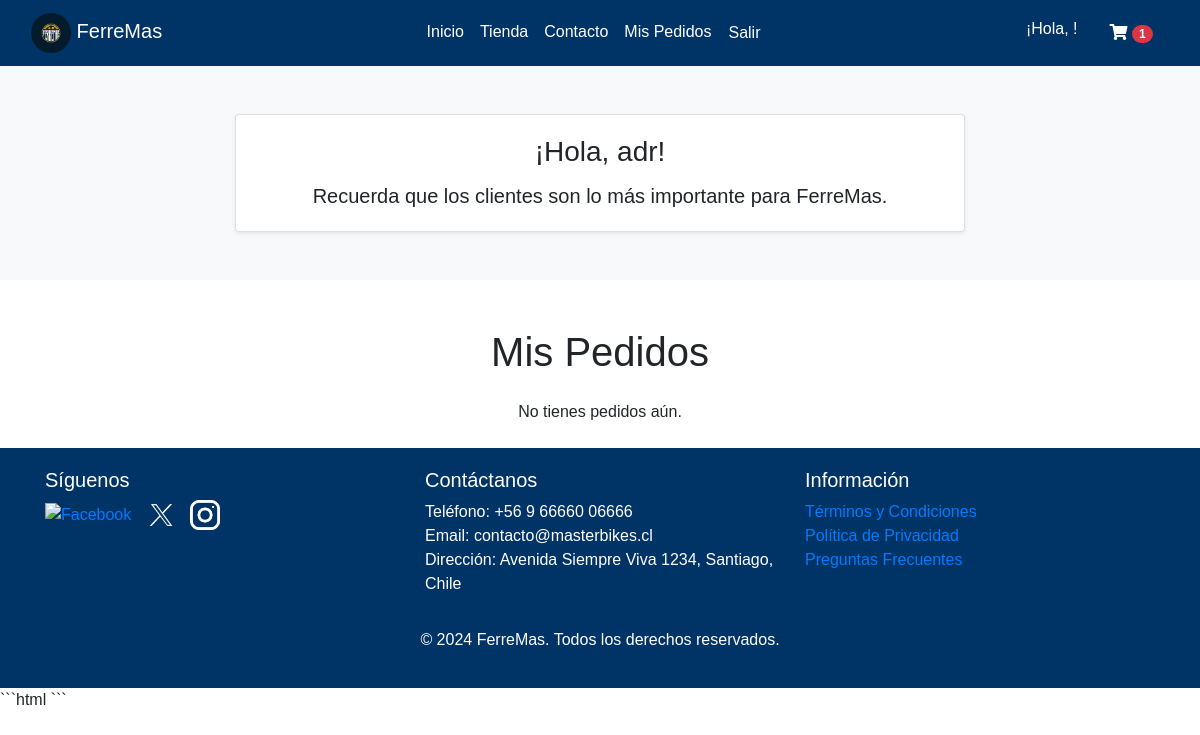
The app's page /mis-pedidos/ (signed in), older data.
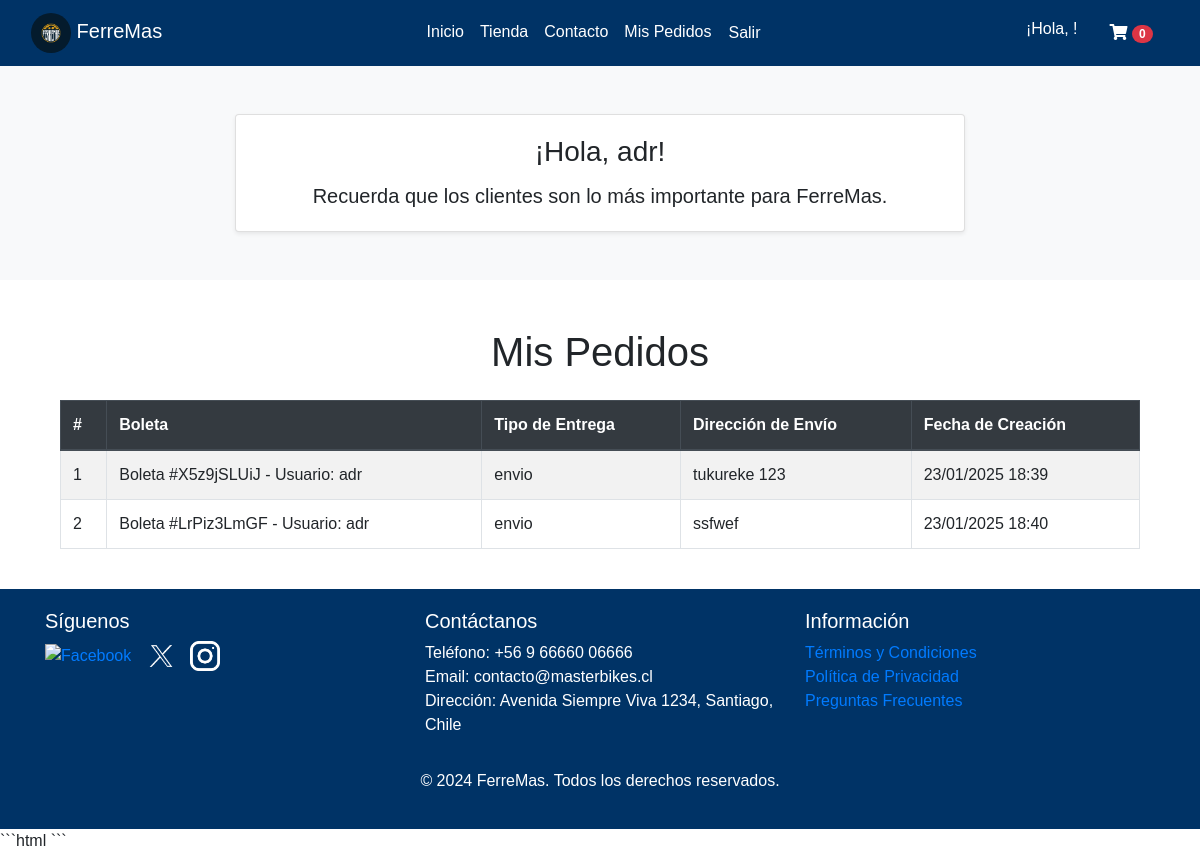
The same page, newer data.
### core/models.py (models this page shows, shortened)
class Notificacion(models.Model):
    RETIRO_SUCURSAL = 'retiro'
    ENVIO_DOMICILIO = 'envio'
    ESTADOS = [
        ('pendiente', 'Pendiente'),
        ('completado', 'Completado'),
    ]
    TIPOS_ENTREGA = [
        (RETIRO_SUCURSAL, 'Retiro en sucursal'),
        (ENVIO_DOMICILIO, 'Envío a domicilio'),
    ]
    boleta = models.OneToOneField(Boleta, on_delete=models.CASCADE, related_name="notificacion")
    tipo_entrega = models.CharField(max_length=10, choices=TIPOS_ENTREGA)
    direccion_envio = models.CharField(max_length=255, blank=True, null=True)
    estado = models.CharField(max_length=10, choices=ESTADOS, default='pendiente')
    nombre_comprador = models.CharField(max_length=100)
    apellido_comprador = models.CharField(max_length=100)
    fecha_creacion = models.DateTimeField(auto_now_add=True)

class Boleta(models.Model):
    usuario = models.ForeignKey(User, on_delete=models.CASCADE)
    numero_boleta = models.CharField(max_length=20, unique=True)
    fecha_creacion = models.DateTimeField(auto_now_add=True)
    total = models.DecimalField(max_digits=10, decimal_places=2, default=0.0)
    def __str__(self):
        return f"Boleta #{self.numero_boleta} - Usuario: {self.usuario.username}"

### core/views.py (the view)
# urls.py: path('mis-pedidos/', mis_pedidos, name='mis_pedidos'),
@login_required
def mis_pedidos(request):
    notificaciones = Notificacion.objects.filter(
        nombre_comprador=request.user.first_name,
        apellido_comprador=request.user.last_name
    )
    return render(request, 'core/mis_pedidos.html', {'notificaciones': notificaciones})

### core/context_processors.py (called while the page is built)
def carrito_contador(request):
    return {'cantidad_productos': contar_items(request)}

### core/views.py (called while the page is built)
def contar_items(request):
    if request.user.is_authenticated:
        cantidad_productos = CarritoItem.objects.filter(usuario=request.user).aggregate(Sum('cantidad'))['cantidad__sum'] or 0
    else:
        cantidad_productos = 0
    return cantidad_productos

### core/templates/core/mis_pedidos.html
{% extends 'core/base.html' %}
{% block content %}
<div class="container mt-5">
    <h1 class="text-center mb-4">Mis Pedidos</h1>
    {% if notificaciones %}
        <div class="table-responsive">
            <table class="table table-striped table-bordered">
                <thead class="thead-dark">
                    <tr>
                        <th>#</th>
                        <th>Boleta</th>
                        <th>Tipo de Entrega</th>
                        <th>Dirección de Envío</th>
                        <th>Fecha de Creación</th>
                    </tr>
                </thead>
                <tbody>
                    {% for notificacion in notificaciones %}
                        <tr>
                            <td>{{ forloop.counter }}</td>
                            <td>{{ notificacion.boleta }}</td>
                            <td>{{ notificacion.tipo_entrega }}</td>
                            <td>{{ notificacion.direccion_envio }}</td>
                            <td>{{ notificacion.fecha_creacion|date:"d/m/Y H:i" }}</td>
                        </tr>
                    {% endfor %}
                </tbody>
            </table>
        </div>
    {% else %}
        <p class="text-center">No tienes pedidos aún.</p>
    {% endif %}
</div>
{% endblock %}

### core/templates/core/base.html (shortened to what the changed rows need)
{% load static %}
<!DOCTYPE html>
<html lang="es">
<head>
    <link href="https://cdnjs.cloudflare.com/ajax/libs/font-awesome/5.15.4/css/all.min.css" rel="stylesheet">
    <link href="https://stackpath.bootstrapcdn.com/bootstrap/4.5.2/css/bootstrap.min.css" rel="stylesheet">
</head>
<body>
    <header>
        <nav class="navbar navbar-expand-lg navbar-dark">
            <div class="container-fluid navbar-center">
                <div class="collapse navbar-collapse" id="navbarNav">
                    {% if user.is_authenticated %}
                    <h6 class="nav-link">¡Hola, {{ cliente.nombre }}!</h6>
                    <a class="nav-link" href="{% url 'carrito' %}">
                        <i class="fas fa-shopping-cart"></i>
                        <span class="badge badge-pill badge-danger">
                            {{ cantidad_productos }}
                        </span>
                    </a>
                    {% endif %}
                </div>
            </div>
        </nav>
    </header>
    <main class="container mt-4">
        {% block content %}
        {% endblock %}
    </main>
</body>
</html>

Row changes from the older to the newer data that the page shows:
added Notificacion: boleta "Boleta #X5z9jSLUiJ - Usuario: adr", tipo_entrega "envio", direccion_envio "tukureke 123", fecha_creacion "23/01/2025 18:39"
added Notificacion: boleta "Boleta #LrPiz3LmGF - Usuario: adr", tipo_entrega "envio", direccion_envio "ssfwef", fecha_creacion "23/01/2025 18:40"
Text that changed along with them:
{{ cantidad_productos }}: "1" → "0"
text no longer shown: "No tienes pedidos aún."
text now shown: "# Boleta Tipo de Entrega Dirección de Envío Fecha de Creación"
